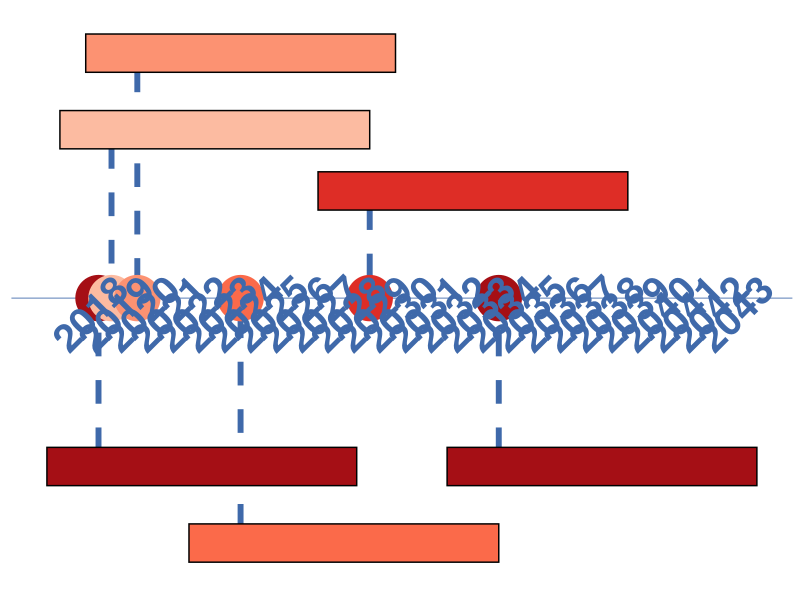

Reproduce this figure in R.
#Install Packages
list.of.packages <- c("ggplot2", "scales","lubridate")
new.packages <- list.of.packages[!(list.of.packages %in% installed.packages()[,"Package"])]
if(length(new.packages)) install.packages(new.packages)
lapply(list.of.packages, require, character.only = TRUE)

pal_heart <- c('#a50f15','#fcbba1','#fc9272','#fb6a4a','#de2d26','#a50f15')
blue_heart <- "#3F69AA"

##Using this example code: http://benalexkeen.com/creating-a-timeline-graphic-using-r-and-ggplot2/

# set working directory
setwd("~/Documents/GradSchool/MSDS455/git_repos/MSDS455_Charlie/data")

df <- read.table(file="slide8_smoking.txt",sep="\t",header=TRUE,quote="")

df$start = mdy(df$start)
df$text = factor(df$text,levels = levels(df$text)[c(7,4,2:3,5:6,1)])

positions <- c(0.5, -0.5, 0.75, -0.75, 0.3, -0.5)
directions <- c(1, -1)

line_pos <- data.frame(
  "start"=unique(df$start),
  "position"=rep(positions, length.out=length(unique(df$start))),
  "direction"=rep(directions, length.out=length(unique(df$start)))
)

df <- merge(x=df, y=line_pos, by="start", all = TRUE)
df <- df[with(df, order(start)), ]

text_offset <- 0.05

df$month_count <- ave(df$start==df$start, df$start, FUN=cumsum)
df$text_position <- (df$month_count * text_offset * df$direction) + df$position
head(df)

month_buffer <- 2

month_date_range <- seq(min(df$start) - months(month_buffer), max(df$start) + months(month_buffer), by='month')
month_format <- format(month_date_range, '%b')
month_df <- data.frame(month_date_range, month_format)

year_date_range <- seq(min(df$start) - years(1), max(df$start) + years(10), by='year')
year_date_range <- as.Date(
  intersect(
    ceiling_date(year_date_range, unit="year"),
    floor_date(year_date_range, unit="year")
  ),  origin = "1970-01-01"
)
year_format <- format(year_date_range, '%Y')
year_df <- data.frame(year_date_range, year_format)

df$w = strwidth(df$text, 'inches') + 0.25
df$h = strheight(df$text, 'inches') + 0.25

df$box_ymin <- df$text_position - (df$h/4)
df$box_ymax <- df$text_position + (df$h/4)

#### PLOT ####
setwd("~/Documents/GradSchool/MSDS455/git_repos/MSDS455_Charlie/visualizations")
png(file = "slide_8_smoking.png",width = 2500, height = 1600) 
timeline_plot<-ggplot(df,aes(x=start,y=0, col=text))
timeline_plot<-timeline_plot+labs(col="Milestones")
timeline_plot<-timeline_plot+scale_color_manual(values=rep(blue_heart,6), labels=c("Instantly","6 months","1 year","5 years","10 years","15 years","Placeholder"), drop = FALSE)
timeline_plot<-timeline_plot+theme_classic()

# Plot horizontal black line for timeline
timeline_plot<-timeline_plot+geom_hline(yintercept=0, 
                                        color = blue_heart, size=0.3)

# Plot vertical segment lines for milestones
timeline_plot<-timeline_plot+geom_segment(data=df[df$month_count == 1,], aes(y=position,yend=0,xend=start), color=blue_heart, size=2,linetype=2)

# Plot scatter points at zero and date
timeline_plot<-timeline_plot+geom_point(aes(y=0), size=15,color=pal_heart)

# Don't show axes, remove legend
timeline_plot<-timeline_plot+theme(axis.line.y=element_blank(),
                                   axis.text.y=element_blank(),
                                   axis.title.x=element_blank(),
                                   axis.title.y=element_blank(),
                                   axis.ticks.y=element_blank(),
                                   axis.text.x =element_blank(),
                                   axis.ticks.x =element_blank(),
                                   axis.line.x =element_blank(),
                                   legend.position = "none")

# Show text for each month
#timeline_plot<-timeline_plot+geom_text(data=month_df, aes(x=month_date_range,y=-0.1,label=month_format),size=2.5,vjust=0.5, color='black', angle=90)
# Show year text
timeline_plot<-timeline_plot+geom_text(data=year_df, aes(x=year_date_range,y=-0.05,label=year_format, fontface="bold",angle = 45),size=10, color=blue_heart)

#Create a box for text
timeline_plot<-timeline_plot+geom_rect(data = df, mapping=aes(xmin = start- years(2), xmax = start+ years(10), ymin = box_ymin, ymax = box_ymax),fill = pal_heart,color="black")

# Show text for each milestone
timeline_plot<-timeline_plot+geom_text(aes(y=text_position,hjust=0.1,label=stringr::str_wrap(text, 50)),size=10,fontface="bold",color="white")
print(timeline_plot)
dev.off()
